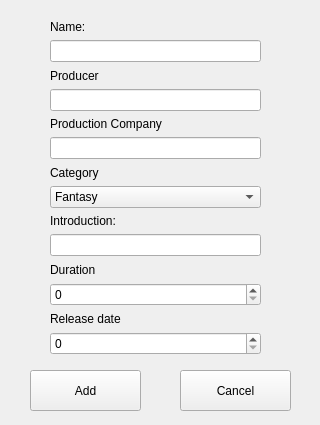
<?xml version="1.0" encoding="UTF-8"?>
<ui version="4.0">
 <class>AddMovieDialog</class>
 <widget class="QWidget" name="AddMovieDialog">
  <property name="geometry">
   <rect>
    <x>0</x>
    <y>0</y>
    <width>320</width>
    <height>425</height>
   </rect>
  </property>
  <property name="windowTitle">
   <string>Form</string>
  </property>
  <widget class="QPushButton" name="addMovie">
   <property name="geometry">
    <rect>
     <x>30</x>
     <y>370</y>
     <width>111</width>
     <height>41</height>
    </rect>
   </property>
   <property name="text">
    <string>Add</string>
   </property>
  </widget>
  <widget class="QWidget" name="layoutWidget">
   <property name="geometry">
    <rect>
     <x>50</x>
     <y>20</y>
     <width>211</width>
     <height>335</height>
    </rect>
   </property>
   <layout class="QVBoxLayout" name="verticalLayout">
    <item>
     <widget class="QLabel" name="label">
      <property name="text">
       <string>Name:</string>
      </property>
     </widget>
    </item>
    <item>
     <widget class="QLineEdit" name="movieName"/>
    </item>
    <item>
     <widget class="QLabel" name="label_2">
      <property name="text">
       <string>Producer</string>
      </property>
     </widget>
    </item>
    <item>
     <widget class="QLineEdit" name="movieProducer"/>
    </item>
    <item>
     <widget class="QLabel" name="label_7">
      <property name="text">
       <string>Production Company</string>
      </property>
     </widget>
    </item>
    <item>
     <widget class="QLineEdit" name="movieProductionCompany"/>
    </item>
    <item>
     <widget class="QLabel" name="label_3">
      <property name="text">
       <string>Category</string>
      </property>
     </widget>
    </item>
    <item>
     <widget class="QComboBox" name="movieCategory">
      <item>
       <property name="text">
        <string>Fantasy</string>
       </property>
      </item>
      <item>
       <property name="text">
        <string>Sci-Fi</string>
       </property>
      </item>
      <item>
       <property name="text">
        <string>Drama</string>
       </property>
      </item>
      <item>
       <property name="text">
        <string>Documentary</string>
       </property>
      </item>
      <item>
       <property name="text">
        <string>Action</string>
       </property>
      </item>
      <item>
       <property name="text">
        <string>Historycal</string>
       </property>
      </item>
      <item>
       <property name="text">
        <string>Comedy</string>
       </property>
      </item>
      <item>
       <property name="text">
        <string>Romance</string>
       </property>
      </item>
     </widget>
    </item>
    <item>
     <widget class="QLabel" name="label_4">
      <property name="text">
       <string>Introduction:</string>
      </property>
     </widget>
    </item>
    <item>
     <widget class="QLineEdit" name="movieIntroduction"/>
    </item>
    <item>
     <widget class="QLabel" name="label_6">
      <property name="text">
       <string>Duration</string>
      </property>
     </widget>
    </item>
    <item>
     <widget class="QSpinBox" name="movieDuration">
      <property name="maximum">
       <number>1000</number>
      </property>
     </widget>
    </item>
    <item>
     <widget class="QLabel" name="label_5">
      <property name="text">
       <string>Release date</string>
      </property>
     </widget>
    </item>
    <item>
     <widget class="QSpinBox" name="movieRelease">
      <property name="maximum">
       <number>2021</number>
      </property>
     </widget>
    </item>
   </layout>
  </widget>
  <widget class="QPushButton" name="cancelAction">
   <property name="geometry">
    <rect>
     <x>180</x>
     <y>370</y>
     <width>111</width>
     <height>41</height>
    </rect>
   </property>
   <property name="text">
    <string>Cancel</string>
   </property>
  </widget>
 </widget>
 <resources/>
 <connections/>
</ui>
